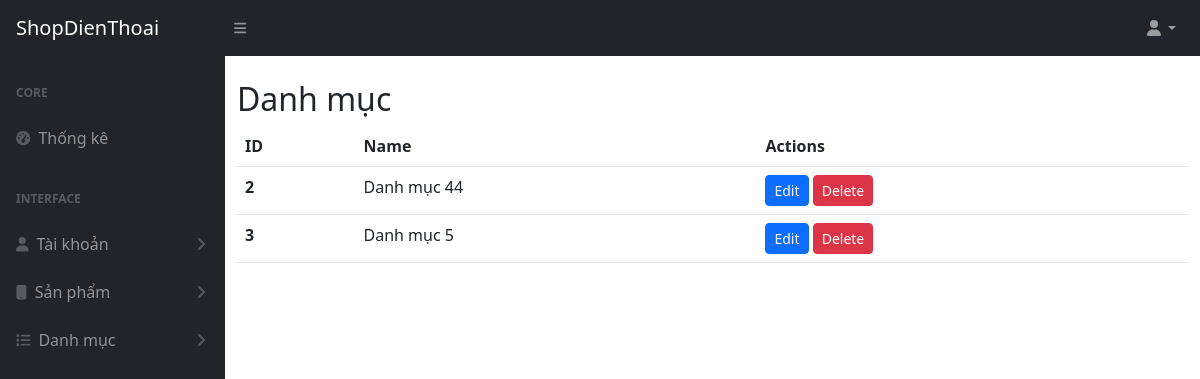
The page /admin/?page=view-cate (signed in) on the database as committed earlier.
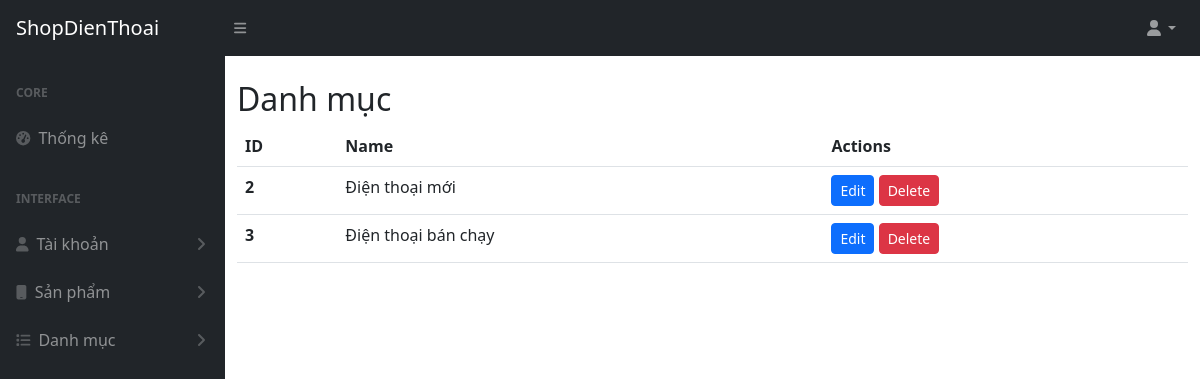
The same page on the database as committed later.
### tables this page shows
CREATE TABLE `category` (
  `id_cate` int(11) NOT NULL,
  `name_cate` varchar(255) DEFAULT NULL
);

### controllers/CategoryController.php (called while the page is built, shortened)
<?php
class CategoryController {
    public function getAll() {
        global $pdo;
        $category = new Category($pdo);
        return $category->getAll();
    }
}

### models/Category.php (called while the page is built, shortened)
<?php
class Category {
    private $conn;
    public function __construct($conn) {
        $this->conn = $conn;
    }
    public function getAll() {
        $sql = "SELECT * FROM category";
        $stmt = $this->conn->prepare($sql);
        $stmt->execute();
        return $stmt->fetchAll(PDO::FETCH_ASSOC);
    }
}

### views/admin/view-cate.php (the view, shortened to what this page needs)
<?php
require_once '../config/db_connection.php';
require_once '../models/Category.php';
require_once '../controllers/CategoryController.php';
$categoryController = new CategoryController();
$categories = $categoryController->getAll();
?>
<div class="container mt-4">
    <h2>Danh mục</h2>
    <table id="datatablesSimple" class="table">
        <thead>
            <tr>
                <th scope="col">ID</th>
                <th scope="col">Name</th>
                <th scope="col">Actions</th>
            </tr>
        </thead>
        <tbody id="categoryTableBody">
            <?php foreach ($categories as $category) : ?>
            <tr>
                <th scope="row"><?= $category['id_cate'] ?></th>
                <td><?= $category['name_cate'] ?></td>
                <td>
                    <a href="./?page=edit-cate&id=<?= $category['id_cate'] ?>" class="btn btn-primary btn-sm">Edit</a>
                    <button type="button" class="btn btn-danger btn-sm" data-id="<?= $category['id_cate'] ?>"
                        onclick="deleteCategory(this)">Delete</button>
                </td>
            </tr>
            <?php endforeach; ?>
        </tbody>
    </table>
</div>

Rows that differ between the two databases and show on the page:
changed category id 2: name_cate "Danh mục 44" → "Điện thoại mới"
changed category id 3: name_cate "Danh mục 5" → "Điện thoại bán chạy"
